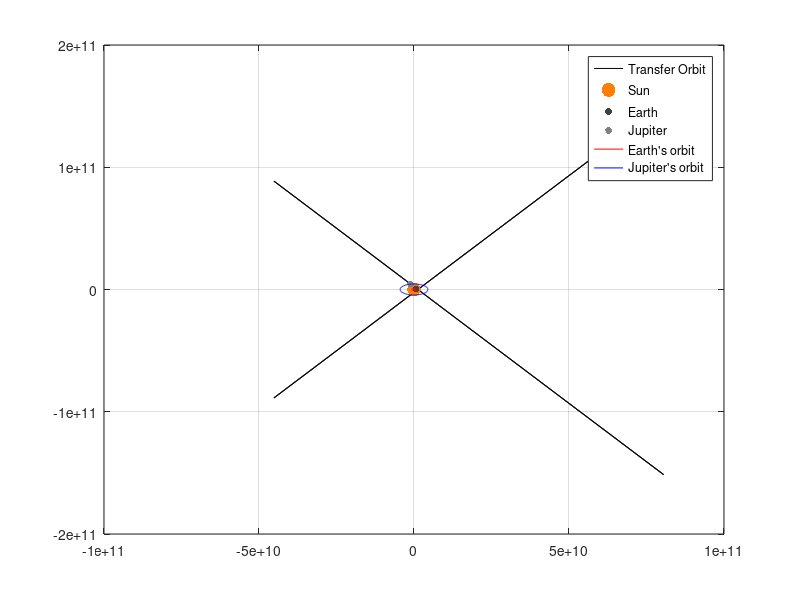
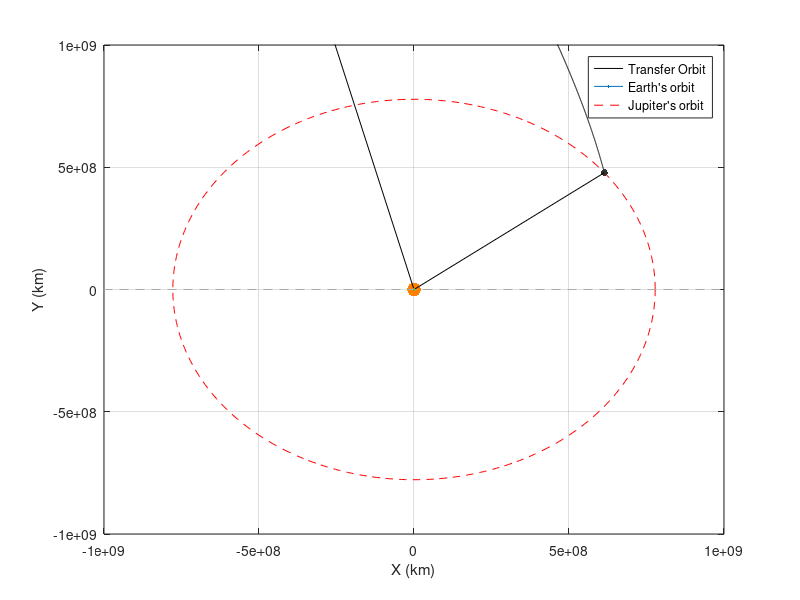

Write MATLAB code to recreate these figures, in order.
clc
clear
close all

h = 1.670156274285463e+10;
mu = 1.327e11;
e = 2.156160007565241;
theta = 0:1:360;
theta_t = (37.8795):0.1:104.2742;

r = ((h*h/mu)./(1+e*cosd(theta)));
r_t = ((h*h/mu)./(1+e*cosd(theta_t)));

r_vec = r .* [cosd(theta);sind(theta)];
r_vec_t = r_t .* [cosd(theta_t);sind(theta_t)];

theta1 = 37.8795;
theta2 = 104.2742;
R1 = 778e6;       % Distance to Earth from Sun (km)
R2 = 149.6e6*30;         % Distance to Jupiter from Sun (km)

%thetas
t1 = 0:0.1:theta1;
t2 = 0:0.1:theta2;

figure
plot(r_vec(1,:),r_vec(2,:),"k");
hold on
scatter(0, 0, 100, 'filled', 'MarkerFaceColor', [255,128,0]/255);
scatter(R1*cosd(theta1),R1*sind(theta1),25, 'filled', 'MarkerFaceColor', [64,64,64]/255);
scatter(R2*cosd(theta2),R2*sind(theta2),25, 'filled', 'MarkerFaceColor', [128,128,128]/255);
plot(R1*cosd(theta),R1*sind(theta),"r");
plot(R2*cosd(theta),R2*sind(theta),"b");
hold off
legend("Transfer Orbit", "Sun","Earth","Jupiter","Earth's orbit", "Jupiter's orbit");
grid on

figure
plot(r_vec_t(1,:),r_vec_t(2,:),"k",LineWidth=1);
hold on
plot(R1*cosd(theta),R1*sind(theta),"--r", LineWidth=1);
plot(R2*cosd(theta),R2*sind(theta),"-.b",LineWidth=1);
scatter(0, 0, 100, 'filled', 'MarkerFaceColor', [255,128,0]/255);
scatter(R1*cosd(theta1),R1*sind(theta1),25, 'filled', 'MarkerFaceColor', [50,50,50]/255);
scatter(R2*cosd(theta2),R2*sind(theta2),25, 'filled', 'MarkerFaceColor', [100,100,100]/255);
plot([0,R1*cosd(theta1)],[0,R1*sind(theta1)],"k");
plot([0,R2*cosd(theta2)],[0,R2*sind(theta2)],"k");
% plot(R1*0.45*cosd(t1), R1*0.45*sind(t1),"k");
% plot(R1*0.35*cosd(t2), R1*0.35*sind(t2),"k");
plot([1.2*R2*cosd(180),1.2*R2*cosd(0)],[R2*sind(180),R2*sind(0)],"--", 'Color',[170,170,170]/255,LineWidth=0.75);
hold off
%legend("Transfer Orbit", "Earth's orbit","Jupiter's orbit","Sun","Earth", "Jupiter");
legend("Transfer Orbit", "Earth's orbit","Jupiter's orbit");
grid on
xlim([-10e8 10e8]);
ylim([-10e8 10e8]);
xlabel("X (km)");
ylabel("Y (km)");

% From the plot:
%       periapsis: 149463000
%       apoapsis: 2053310000










